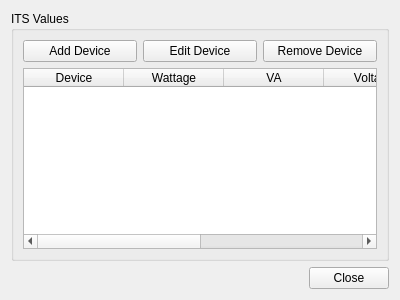
<?xml version="1.0" encoding="UTF-8"?>
<ui version="4.0">
 <class>Form</class>
 <widget class="QWidget" name="Form">
  <property name="geometry">
   <rect>
    <x>0</x>
    <y>0</y>
    <width>400</width>
    <height>300</height>
   </rect>
  </property>
  <property name="windowTitle">
   <string>Form</string>
  </property>
  <layout class="QGridLayout" name="gridLayout">
   <item row="1" column="1">
    <widget class="QPushButton" name="pushButton">
     <property name="text">
      <string>Close</string>
     </property>
    </widget>
   </item>
   <item row="1" column="0">
    <spacer name="horizontalSpacer">
     <property name="orientation">
      <enum>Qt::Horizontal</enum>
     </property>
     <property name="sizeHint" stdset="0">
      <size>
       <width>40</width>
       <height>20</height>
      </size>
     </property>
    </spacer>
   </item>
   <item row="0" column="0" colspan="2">
    <widget class="QGroupBox" name="groupBox">
     <property name="title">
      <string>ITS Values</string>
     </property>
     <layout class="QGridLayout" name="gridLayout_2">
      <item row="0" column="0">
       <widget class="QPushButton" name="pushButton_2">
        <property name="text">
         <string>Add Device</string>
        </property>
       </widget>
      </item>
      <item row="0" column="1">
       <widget class="QPushButton" name="pushButton_3">
        <property name="text">
         <string>Edit Device</string>
        </property>
       </widget>
      </item>
      <item row="0" column="2">
       <widget class="QPushButton" name="pushButton_4">
        <property name="text">
         <string>Remove Device</string>
        </property>
       </widget>
      </item>
      <item row="1" column="0" colspan="3">
       <widget class="QTableWidget" name="tableWidget">
        <column>
         <property name="text">
          <string>Device</string>
         </property>
        </column>
        <column>
         <property name="text">
          <string>Wattage</string>
         </property>
        </column>
        <column>
         <property name="text">
          <string>VA</string>
         </property>
        </column>
        <column>
         <property name="text">
          <string>Voltage</string>
         </property>
        </column>
        <column>
         <property name="text">
          <string>Number of Wires</string>
         </property>
        </column>
        <column>
         <property name="text">
          <string>Minimum Wire Size</string>
         </property>
        </column>
       </widget>
      </item>
     </layout>
    </widget>
   </item>
  </layout>
 </widget>
 <resources/>
 <connections/>
</ui>
